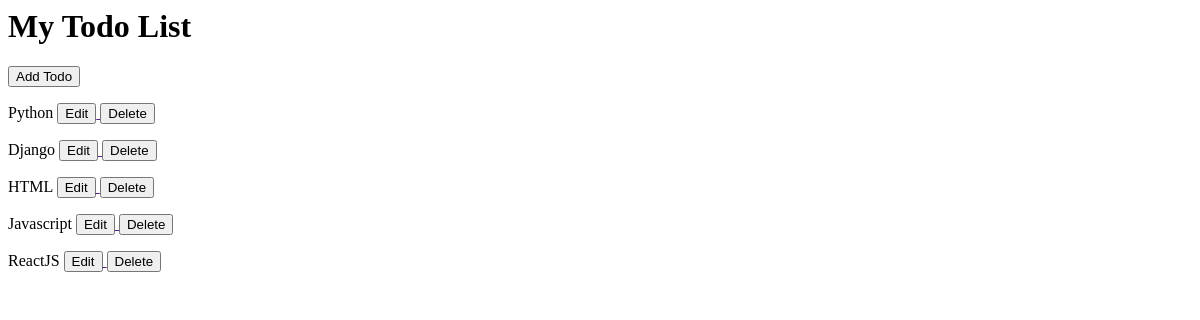
Before: / with the older database file.
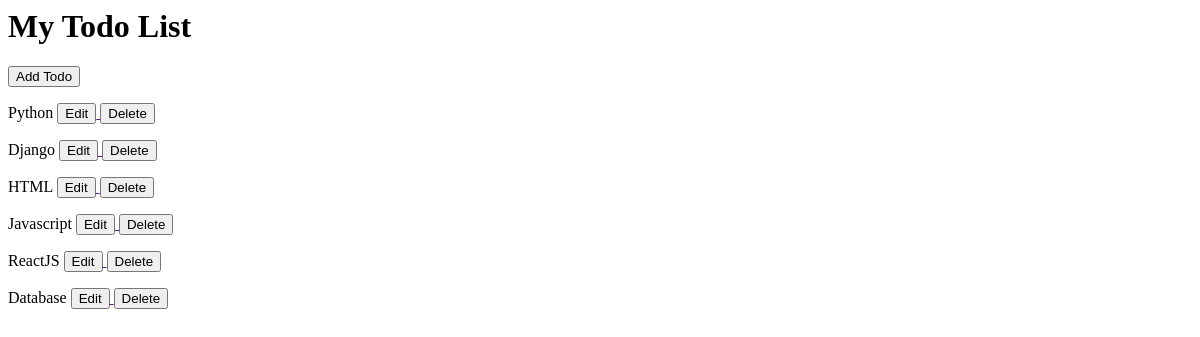
After: the same page with the newer database file.
### todo_app/models.py (models this page shows, shortened)
class Todo(models.Model):
    title = models.CharField(max_length=100)

### todo_app/views.py (the view)
# urls.py: path("", views.todo_list),
def todo_list(request):
    todos = Todo.objects.all()
    return render(
        request,
        "todo_list.html",
        {"todos": todos},
    )

### templates/todo_list.html
<h1>My Todo List</h1>
<a href="create/">
  <button>Add Todo</button>
</a>
{% for todo in todos %}
<p>
  {{ todo.title }}
  <a href="">
    <button>Edit</button>
  </a>
  <a href="delete/{{ todo.pk }}/">
    <button>Delete</button>
  </a>
</p>
{% endfor %}

Changed rows visible on the page:
added Todo: title "Database"
